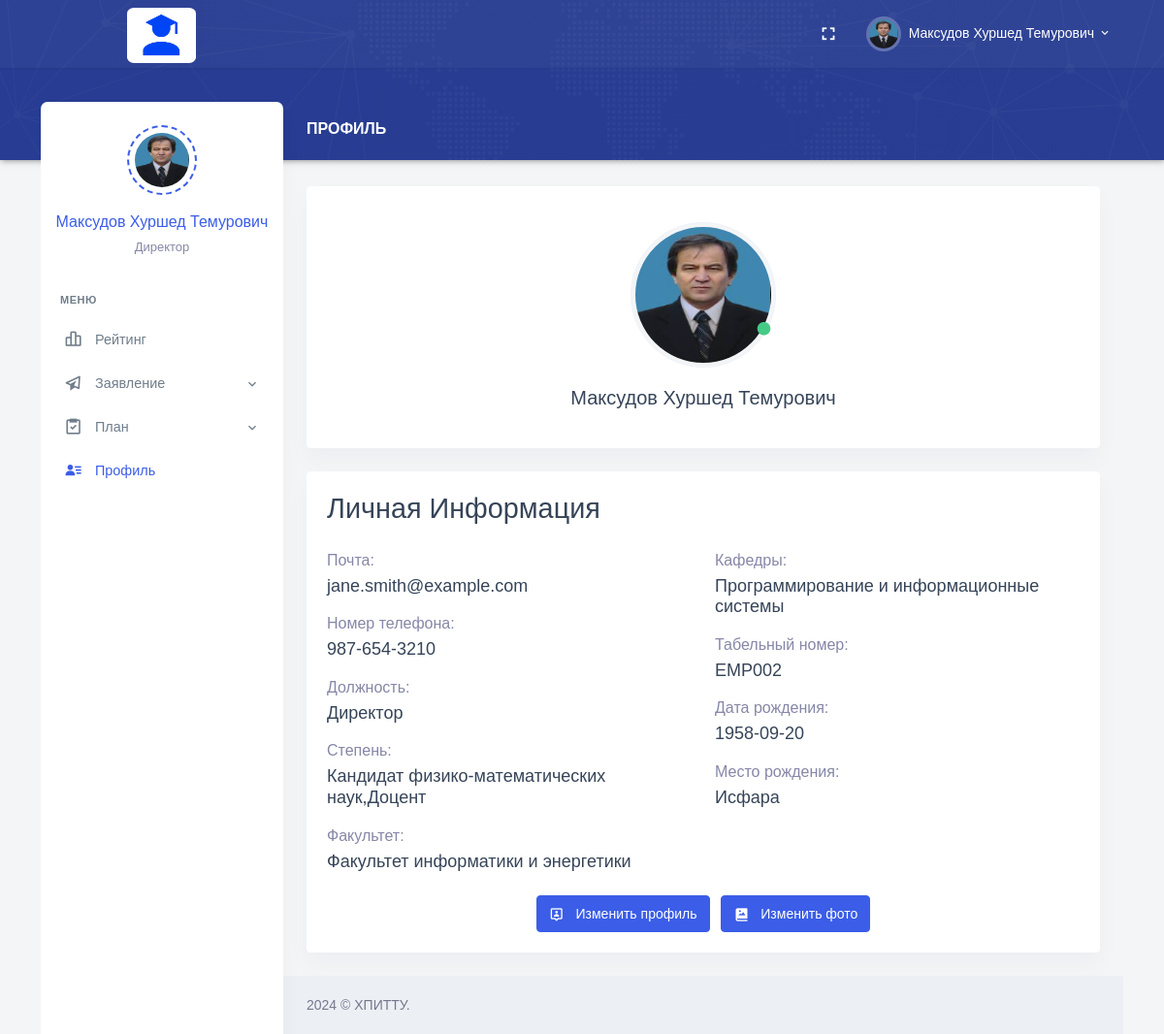
Page /Role/Personal/profile.php (signed in) on the earlier database version.
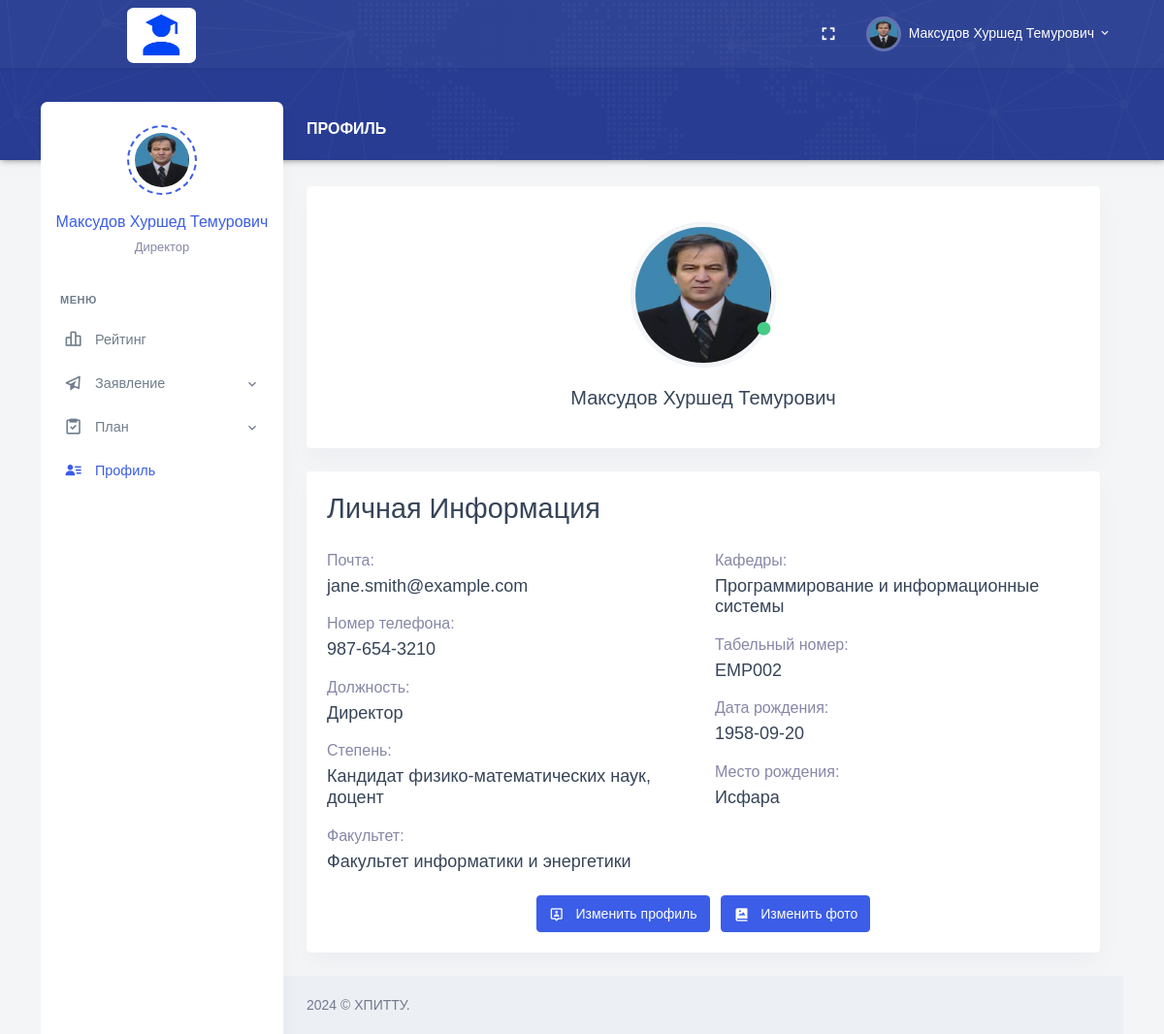
Same page on the later database version.
### tables this page shows
CREATE TABLE `degrees` (
  `Degree_Id` int NOT NULL,
  `Degree_Name` varchar(255) DEFAULT NULL,
  PRIMARY KEY (`Degree_Id`)
);

### Role/Personal/profile.php (the view, shortened to what the changed rows need)
<?php
require_once "header.php";
require_once "conn.php";
$sql_query = "SELECT Full_Name, Position_Id, Email, Phone_Number, Degree_Id, Faculty_Id, Department_Id, Employee_Number, Date_Of_Birth, Place_Of_Birth, Path_Photo FROM employees WHERE Username = ?";
$stmt = mysqli_prepare($conn, $sql_query);
if ($stmt) {
    mysqli_stmt_bind_param($stmt, "s", $_SESSION["Username"]);
    mysqli_stmt_execute($stmt);
    $result = mysqli_stmt_get_result($stmt);
    if (mysqli_num_rows($result) > 0) {
        $row = mysqli_fetch_assoc($result);
        $Degree_Id = $row["Degree_Id"];
        $sql_degree = "SELECT Degree_Name FROM degrees WHERE Degree_Id = ?";
        $stmt_degree = mysqli_prepare($conn, $sql_degree);
        mysqli_stmt_bind_param($stmt_degree, "i", $Degree_Id);
        mysqli_stmt_execute($stmt_degree);
        $result_degree = mysqli_stmt_get_result($stmt_degree);
        $row_degree = mysqli_fetch_assoc($result_degree);
        $Degree_Name = $row_degree['Degree_Name'];
    } else {
        echo "Данные не найдены";
    }
} else {
    echo "Ошибка запроса: " . mysqli_error($conn);
}
?>
<div class="main-content">
    <div class="page-content">
        <div class="row">
            <div class="col-md-12 col-xl-12">
                <div class="card">
                    <div class="card-body">
                        <h2>Личная Информация</h2>
                        <div class="row">
                            <div class="col-md-6">
                                <div class="mt-3">
                                    <p class="font-size-16 text-muted mb-1">Степень:</p>
                                    <h5 class=""><?php echo $Degree_Name; ?></h5>
                                </div>
                            </div>
                        </div>
                    </div>
                </div>
            </div>
        </div>
    </div>
    <?php
require_once "footer.php";
?>

Differences in the rows shown:
changed degrees: Degree_Name "Кандидат физико-математических наук,Доцент" → "Кандидат физико-математических наук, доцент"
